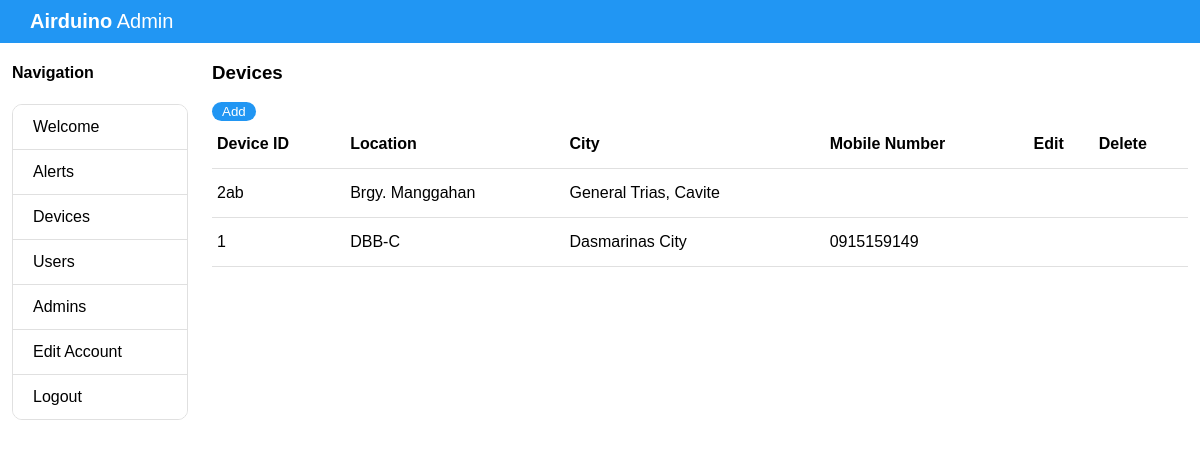
Page /admin/devices.php (signed in) on the committed database.
### tables this page shows
CREATE TABLE IF NOT EXISTS `device` (
  `id` int(11) NOT NULL AUTO_INCREMENT,
  `device_id` varchar(50) DEFAULT NULL,
  `location` varchar(50) DEFAULT NULL,
  `city` varchar(50) DEFAULT NULL,
  `mobile_number` varchar(50) DEFAULT NULL,
  `timestamp_created` timestamp NULL DEFAULT CURRENT_TIMESTAMP,
  `timestamp_modified` timestamp NULL DEFAULT CURRENT_TIMESTAMP ON UPDATE CURRENT_TIMESTAMP,
  PRIMARY KEY (`id`)
);

### src/class/Device.class.php (called while the page is built, shortened)
<?php
class Device {
	private $mysqli;
	function __construct($mysqli){
		$this->mysqli = $mysqli;
	}
	public function getAll(){
		$array = array();
		$query = "SELECT * FROM `device` ORDER BY `location` ASC";
		if($result = $this->mysqli->query($query)){
			while($res = $result->fetch_array()){
				$ar = array(
					"id"=>$res['id'],
					"device_id"=>$res['device_id'],
					"location"=>$res['location'],
					"city"=>$res['city'],
					"mobile_number"=>$res['mobile_number'],
					"timestamp_created"=>$res['timestamp_created'],
					"timestamp_modified"=>$res['timestamp_modified']
				);
				$array[] = $ar;
			}
		}
		return $array;
	}
}
?>

### src/admin/devices.php (the view, shortened to what this page needs)
<?php
require_once("../_system/db.php");
require_once("../class/Device.class.php");
$device = new Device($mysqli);
$dev_list = $device->getAll();
?>
<!Doctype html>
<html>
	<head>
		<link rel="stylesheet" href="/admin/styles/style.css">
	</head>
	<body>
		<nav>
			<a class="title" href="#!"><b>Airduino</b> Admin</a>
		</nav>
		<div>
			<div class="row">
				<div class="col s2">
					<h4>Navigation</h4>
					<ul class="collection">
						<li class="collection-item">
							<a href="/admin/index.php">Welcome</a>
						</li>
						<li class="collection-item">
							<a href="/admin/alerts.php">Alerts</a>
						</li>
						<li class="collection-item">
							<a href="/admin/devices.php">Devices</a>
						</li>
						<li class="collection-item">
							<a href="/admin/users.php">Users</a>
						</li>
						<li class="collection-item">
							<a href="/admin/admins.php">Admins</a>
						</li>
						<li class="collection-item">
							<a href="/admin/account_edit.php">Edit Account</a>
						</li>
						<li class="collection-item">
							<a href="/admin/logout.php">Logout</a>
						</li>
					</ul>
				</div>
				<div class="col s10">
					<h3>Devices</h3> <a href="/admin/devices_add.php" class="btn btn_small">Add</a>
					<table>
						<thead>
							<tr>
								<th>Device ID</th>
								<th>Location</th>
								<th>City</th>
								<th>Mobile Number</th>
								<th>Edit</th>
								<th>Delete</th>
							</tr>
						</thead>
						<tbody>
						<?php
							foreach($dev_list as $dev){
								$device_id = $dev['device_id'];
								$location = $dev['location'];
								$city = $dev['city'];
								$mobile_number = $dev['mobile_number'];
								echo "
									<tr>
										<td>$device_id</td>
										<td>$location</td>
										<td>$city</td>
										<td>$mobile_number</td>
										<td></td>
										<td></td>
									</tr>
								";
							}
						?>
						</tbody>
					</table>
				</div>
			</div>
		</div>
	</body>
</html>

### src/admin/styles/style.css (style rules this page uses)
body { margin: 0px; padding: 0px; font-family: Sans-serif; }
li { list-style-type: none; }
a { color: black; text-decoration:none; }
.row { margin-left: auto; margin-right: auto; margin-bottom: 20px; }
.row:after { content: ""; display: table; clear: both; }
.row .col { float: left; -webkit-box-sizing: border-box; box-sizing: border-box; padding: 0 0.75rem; min-height: 1px; }
.row .col.s2 { width: 16.6666666667%; margin-left: auto; left: auto; right: auto; }
.row .col.s10 { width: 83.3333333333%; margin-left: auto; left: auto; right: auto; }
.collection { margin: 0.5rem 0 1rem 0; border: 1px solid #e0e0e0; border-radius: 10px; overflow: hidden; position: relative; padding:0px; }
.collection .collection-item { background-color: #fff; line-height: 1.5rem; padding: 10px 20px; margin: 0; border-bottom: 1px solid #e0e0e0; }
.collection .collection-item:last-child { border-bottom: none; }
table, th, td { border: none; }
table { width: 100%; display: table; border-collapse: collapse; border-spacing: 0; }
tr { border-bottom: 1px solid rgba(0, 0, 0, 0.12); }
td, th { padding: 15px 5px; display: table-cell; text-align: left; vertical-align: middle; border-radius: 2px; }
.btn { background-color:#2196F3; border:none; color:white; padding-left:30px; padding-right:30px; border-radius:20px; padding-top:15px; padding-bottom:15px; }
.btn_small { padding-left:10px; padding-right:10px; padding-top:2px; padding-bottom:2px; font-size:10pt; }
nav { margin:0px; width:100%; padding-top:10px; padding-bottom:10px; background-color:#2196F3;; }
nav > .title { color: white; font-size: 15pt; text-decoration:none; padding-left:30px; }

### rows in the picture
device: device "2ab", location "Brgy. Manggahan", city "General Trias, Cavite"
device: device "1", location "DBB-C", city "Dasmarinas City", mobile_number "0915159149"
